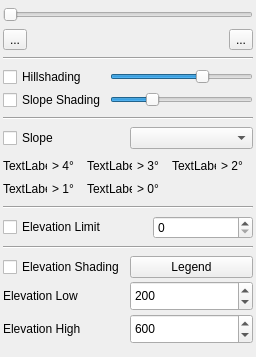
<?xml version="1.0" encoding="UTF-8"?>
<ui version="4.0">
 <class>IDemPropSetup</class>
 <widget class="QWidget" name="IDemPropSetup">
  <property name="geometry">
   <rect>
    <x>0</x>
    <y>0</y>
    <width>256</width>
    <height>357</height>
   </rect>
  </property>
  <property name="windowTitle">
   <string>Form</string>
  </property>
  <layout class="QVBoxLayout" name="verticalLayout">
   <property name="spacing">
    <number>3</number>
   </property>
   <property name="leftMargin">
    <number>3</number>
   </property>
   <property name="topMargin">
    <number>3</number>
   </property>
   <property name="rightMargin">
    <number>3</number>
   </property>
   <property name="bottomMargin">
    <number>3</number>
   </property>
   <item>
    <widget class="QSlider" name="sliderOpacity">
     <property name="toolTip">
      <string>&lt;html&gt;&lt;head/&gt;&lt;body&gt;&lt;p&gt;Change opacity of layer&lt;/p&gt;&lt;/body&gt;&lt;/html&gt;</string>
     </property>
     <property name="orientation">
      <enum>Qt::Orientation::Horizontal</enum>
     </property>
    </widget>
   </item>
   <item>
    <layout class="QHBoxLayout" name="horizontalLayout">
     <property name="spacing">
      <number>3</number>
     </property>
     <item>
      <widget class="QToolButton" name="toolSetMinScale">
       <property name="toolTip">
        <string>Click to use the current zoom as maximum 
zoom-in for use of the DEM data.</string>
       </property>
       <property name="text">
        <string>...</string>
       </property>
       <property name="icon">
        <iconset resource="../resources.qrc">
         <normaloff>:/icons/8x8/bullet_green.png</normaloff>
         <normalon>:/icons/8x8/bullet_red.png</normalon>:/icons/8x8/bullet_green.png</iconset>
       </property>
       <property name="iconSize">
        <size>
         <width>8</width>
         <height>8</height>
        </size>
       </property>
       <property name="checkable">
        <bool>true</bool>
       </property>
      </widget>
     </item>
     <item>
      <widget class="CScaleWidget" name="widgetScale" native="true"/>
     </item>
     <item>
      <widget class="QToolButton" name="toolSetMaxScale">
       <property name="toolTip">
        <string>Click to use the current zoom as maximum 
zoom-out for use of the DEM data.</string>
       </property>
       <property name="text">
        <string>...</string>
       </property>
       <property name="icon">
        <iconset resource="../resources.qrc">
         <normaloff>:/icons/8x8/bullet_green.png</normaloff>
         <normalon>:/icons/8x8/bullet_red.png</normalon>:/icons/8x8/bullet_green.png</iconset>
       </property>
       <property name="iconSize">
        <size>
         <width>8</width>
         <height>8</height>
        </size>
       </property>
       <property name="checkable">
        <bool>true</bool>
       </property>
      </widget>
     </item>
    </layout>
   </item>
   <item>
    <widget class="Line" name="line_3">
     <property name="orientation">
      <enum>Qt::Orientation::Horizontal</enum>
     </property>
    </widget>
   </item>
   <item>
    <layout class="QGridLayout" name="gridLayout_2">
     <property name="spacing">
      <number>3</number>
     </property>
     <item row="1" column="0">
      <widget class="QCheckBox" name="checkHillshading">
       <property name="toolTip">
        <string>Enable relief shading based on aspect and slope,
 and illuminated from NW.</string>
       </property>
       <property name="text">
        <string>Hillshading</string>
       </property>
      </widget>
     </item>
     <item row="1" column="1">
      <widget class="QSlider" name="sliderHillshading">
       <property name="toolTip">
        <string>Move to the right to raise the angle of the light.
 Light comes from NW</string>
       </property>
       <property name="minimum">
        <number>-8</number>
       </property>
       <property name="maximum">
        <number>4</number>
       </property>
       <property name="singleStep">
        <number>2</number>
       </property>
       <property name="pageStep">
        <number>2</number>
       </property>
       <property name="orientation">
        <enum>Qt::Orientation::Horizontal</enum>
       </property>
      </widget>
     </item>
     <item row="2" column="0">
      <widget class="QCheckBox" name="checkSlopeShading">
       <property name="toolTip">
        <string>Enable relief shading based on slope.
 The steeper, the darker.</string>
       </property>
       <property name="text">
        <string>Slope Shading</string>
       </property>
      </widget>
     </item>
     <item row="2" column="1">
      <widget class="QSlider" name="sliderSlopeShading">
       <property name="toolTip">
        <string>Move to the right to increase the scale factor.
 Higher values are better for flatter areas.</string>
       </property>
       <property name="minimum">
        <number>25</number>
       </property>
       <property name="maximum">
        <number>300</number>
       </property>
       <property name="singleStep">
        <number>25</number>
       </property>
       <property name="pageStep">
        <number>25</number>
       </property>
       <property name="value">
        <number>100</number>
       </property>
       <property name="orientation">
        <enum>Qt::Orientation::Horizontal</enum>
       </property>
      </widget>
     </item>
    </layout>
   </item>
   <item>
    <widget class="Line" name="line_4">
     <property name="orientation">
      <enum>Qt::Orientation::Horizontal</enum>
     </property>
    </widget>
   </item>
   <item>
    <layout class="QGridLayout" name="gridLayout_5">
     <item row="0" column="0">
      <widget class="QCheckBox" name="checkSlopeColor">
       <property name="toolTip">
        <string>Enable color shading
 based on slope ranges.</string>
       </property>
       <property name="text">
        <string>Slope </string>
       </property>
      </widget>
     </item>
     <item row="0" column="1">
      <widget class="QComboBox" name="comboGrades">
       <property name="toolTip">
        <string>Select color scheme.</string>
       </property>
       <property name="insertPolicy">
        <enum>QComboBox::InsertPolicy::NoInsert</enum>
       </property>
       <property name="sizeAdjustPolicy">
        <enum>QComboBox::SizeAdjustPolicy::AdjustToContents</enum>
       </property>
      </widget>
     </item>
    </layout>
   </item>
   <item>
    <layout class="QGridLayout" name="gridLayout">
     <property name="spacing">
      <number>3</number>
     </property>
     <item row="0" column="1">
      <widget class="CTinySpinBox" name="spinSlope4">
       <property name="sizePolicy">
        <sizepolicy hsizetype="Minimum" vsizetype="Minimum">
         <horstretch>0</horstretch>
         <verstretch>0</verstretch>
        </sizepolicy>
       </property>
       <property name="maximumSize">
        <size>
         <width>16777215</width>
         <height>20</height>
        </size>
       </property>
       <property name="palette">
        <palette>
         <active>
          <colorrole role="Base">
           <brush brushstyle="SolidPattern">
            <color alpha="0">
             <red>255</red>
             <green>255</green>
             <blue>255</blue>
            </color>
           </brush>
          </colorrole>
         </active>
         <inactive>
          <colorrole role="Base">
           <brush brushstyle="SolidPattern">
            <color alpha="0">
             <red>255</red>
             <green>255</green>
             <blue>255</blue>
            </color>
           </brush>
          </colorrole>
         </inactive>
         <disabled>
          <colorrole role="Base">
           <brush brushstyle="SolidPattern">
            <color alpha="255">
             <red>239</red>
             <green>235</green>
             <blue>231</blue>
            </color>
           </brush>
          </colorrole>
         </disabled>
        </palette>
       </property>
       <property name="wrapping">
        <bool>false</bool>
       </property>
       <property name="frame">
        <bool>false</bool>
       </property>
       <property name="buttonSymbols">
        <enum>QAbstractSpinBox::ButtonSymbols::NoButtons</enum>
       </property>
       <property name="accelerated">
        <bool>false</bool>
       </property>
       <property name="suffix">
        <string>°</string>
       </property>
       <property name="prefix">
        <string>&gt; </string>
       </property>
       <property name="minimum">
        <number>4</number>
       </property>
      </widget>
     </item>
     <item row="0" column="0">
      <widget class="QLabel" name="labelColor5">
       <property name="sizePolicy">
        <sizepolicy hsizetype="Maximum" vsizetype="Preferred">
         <horstretch>0</horstretch>
         <verstretch>0</verstretch>
        </sizepolicy>
       </property>
       <property name="minimumSize">
        <size>
         <width>20</width>
         <height>10</height>
        </size>
       </property>
       <property name="text">
        <string>TextLabel</string>
       </property>
      </widget>
     </item>
     <item row="0" column="2">
      <widget class="QLabel" name="labelColor4">
       <property name="sizePolicy">
        <sizepolicy hsizetype="Maximum" vsizetype="Preferred">
         <horstretch>0</horstretch>
         <verstretch>0</verstretch>
        </sizepolicy>
       </property>
       <property name="minimumSize">
        <size>
         <width>20</width>
         <height>10</height>
        </size>
       </property>
       <property name="text">
        <string>TextLabel</string>
       </property>
      </widget>
     </item>
     <item row="0" column="3">
      <widget class="CTinySpinBox" name="spinSlope3">
       <property name="maximumSize">
        <size>
         <width>16777215</width>
         <height>20</height>
        </size>
       </property>
       <property name="palette">
        <palette>
         <active>
          <colorrole role="Base">
           <brush brushstyle="SolidPattern">
            <color alpha="0">
             <red>255</red>
             <green>255</green>
             <blue>255</blue>
            </color>
           </brush>
          </colorrole>
         </active>
         <inactive>
          <colorrole role="Base">
           <brush brushstyle="SolidPattern">
            <color alpha="0">
             <red>255</red>
             <green>255</green>
             <blue>255</blue>
            </color>
           </brush>
          </colorrole>
         </inactive>
         <disabled>
          <colorrole role="Base">
           <brush brushstyle="SolidPattern">
            <color alpha="255">
             <red>239</red>
             <green>235</green>
             <blue>231</blue>
            </color>
           </brush>
          </colorrole>
         </disabled>
        </palette>
       </property>
       <property name="frame">
        <bool>false</bool>
       </property>
       <property name="buttonSymbols">
        <enum>QAbstractSpinBox::ButtonSymbols::NoButtons</enum>
       </property>
       <property name="suffix">
        <string>°</string>
       </property>
       <property name="prefix">
        <string>&gt; </string>
       </property>
       <property name="minimum">
        <number>3</number>
       </property>
       <property name="maximum">
        <number>98</number>
       </property>
      </widget>
     </item>
     <item row="2" column="0">
      <widget class="QLabel" name="labelColor2">
       <property name="sizePolicy">
        <sizepolicy hsizetype="Maximum" vsizetype="Preferred">
         <horstretch>0</horstretch>
         <verstretch>0</verstretch>
        </sizepolicy>
       </property>
       <property name="minimumSize">
        <size>
         <width>20</width>
         <height>10</height>
        </size>
       </property>
       <property name="text">
        <string>TextLabel</string>
       </property>
      </widget>
     </item>
     <item row="2" column="1">
      <widget class="CTinySpinBox" name="spinSlope1">
       <property name="maximumSize">
        <size>
         <width>16777215</width>
         <height>20</height>
        </size>
       </property>
       <property name="palette">
        <palette>
         <active>
          <colorrole role="Base">
           <brush brushstyle="SolidPattern">
            <color alpha="0">
             <red>255</red>
             <green>255</green>
             <blue>255</blue>
            </color>
           </brush>
          </colorrole>
         </active>
         <inactive>
          <colorrole role="Base">
           <brush brushstyle="SolidPattern">
            <color alpha="0">
             <red>255</red>
             <green>255</green>
             <blue>255</blue>
            </color>
           </brush>
          </colorrole>
         </inactive>
         <disabled>
          <colorrole role="Base">
           <brush brushstyle="SolidPattern">
            <color alpha="255">
             <red>239</red>
             <green>235</green>
             <blue>231</blue>
            </color>
           </brush>
          </colorrole>
         </disabled>
        </palette>
       </property>
       <property name="frame">
        <bool>false</bool>
       </property>
       <property name="buttonSymbols">
        <enum>QAbstractSpinBox::ButtonSymbols::NoButtons</enum>
       </property>
       <property name="suffix">
        <string>°</string>
       </property>
       <property name="prefix">
        <string>&gt; </string>
       </property>
       <property name="minimum">
        <number>1</number>
       </property>
       <property name="maximum">
        <number>96</number>
       </property>
      </widget>
     </item>
     <item row="0" column="4">
      <widget class="QLabel" name="labelColor3">
       <property name="sizePolicy">
        <sizepolicy hsizetype="Maximum" vsizetype="Preferred">
         <horstretch>0</horstretch>
         <verstretch>0</verstretch>
        </sizepolicy>
       </property>
       <property name="minimumSize">
        <size>
         <width>20</width>
         <height>10</height>
        </size>
       </property>
       <property name="text">
        <string>TextLabel</string>
       </property>
      </widget>
     </item>
     <item row="0" column="5">
      <widget class="CTinySpinBox" name="spinSlope2">
       <property name="maximumSize">
        <size>
         <width>16777215</width>
         <height>20</height>
        </size>
       </property>
       <property name="palette">
        <palette>
         <active>
          <colorrole role="Base">
           <brush brushstyle="SolidPattern">
            <color alpha="0">
             <red>255</red>
             <green>255</green>
             <blue>255</blue>
            </color>
           </brush>
          </colorrole>
         </active>
         <inactive>
          <colorrole role="Base">
           <brush brushstyle="SolidPattern">
            <color alpha="0">
             <red>255</red>
             <green>255</green>
             <blue>255</blue>
            </color>
           </brush>
          </colorrole>
         </inactive>
         <disabled>
          <colorrole role="Base">
           <brush brushstyle="SolidPattern">
            <color alpha="255">
             <red>239</red>
             <green>235</green>
             <blue>231</blue>
            </color>
           </brush>
          </colorrole>
         </disabled>
        </palette>
       </property>
       <property name="frame">
        <bool>false</bool>
       </property>
       <property name="buttonSymbols">
        <enum>QAbstractSpinBox::ButtonSymbols::NoButtons</enum>
       </property>
       <property name="suffix">
        <string>°</string>
       </property>
       <property name="prefix">
        <string>&gt; </string>
       </property>
       <property name="minimum">
        <number>2</number>
       </property>
       <property name="maximum">
        <number>97</number>
       </property>
      </widget>
     </item>
     <item row="2" column="2">
      <widget class="QLabel" name="labelColor1">
       <property name="sizePolicy">
        <sizepolicy hsizetype="Maximum" vsizetype="Preferred">
         <horstretch>0</horstretch>
         <verstretch>0</verstretch>
        </sizepolicy>
       </property>
       <property name="minimumSize">
        <size>
         <width>20</width>
         <height>10</height>
        </size>
       </property>
       <property name="text">
        <string>TextLabel</string>
       </property>
      </widget>
     </item>
     <item row="2" column="3">
      <widget class="CTinySpinBox" name="spinSlope0">
       <property name="maximumSize">
        <size>
         <width>16777215</width>
         <height>20</height>
        </size>
       </property>
       <property name="palette">
        <palette>
         <active>
          <colorrole role="Base">
           <brush brushstyle="SolidPattern">
            <color alpha="0">
             <red>255</red>
             <green>255</green>
             <blue>255</blue>
            </color>
           </brush>
          </colorrole>
         </active>
         <inactive>
          <colorrole role="Base">
           <brush brushstyle="SolidPattern">
            <color alpha="0">
             <red>255</red>
             <green>255</green>
             <blue>255</blue>
            </color>
           </brush>
          </colorrole>
         </inactive>
         <disabled>
          <colorrole role="Base">
           <brush brushstyle="SolidPattern">
            <color alpha="255">
             <red>239</red>
             <green>235</green>
             <blue>231</blue>
            </color>
           </brush>
          </colorrole>
         </disabled>
        </palette>
       </property>
       <property name="frame">
        <bool>false</bool>
       </property>
       <property name="buttonSymbols">
        <enum>QAbstractSpinBox::ButtonSymbols::NoButtons</enum>
       </property>
       <property name="suffix">
        <string>°</string>
       </property>
       <property name="prefix">
        <string>&gt; </string>
       </property>
       <property name="maximum">
        <number>95</number>
       </property>
      </widget>
     </item>
    </layout>
   </item>
   <item>
    <widget class="Line" name="line_2">
     <property name="orientation">
      <enum>Qt::Orientation::Horizontal</enum>
     </property>
    </widget>
   </item>
   <item>
    <layout class="QGridLayout" name="gridLayout_3">
     <item row="0" column="1">
      <widget class="QSpinBox" name="spinBoxElevationLimit">
       <property name="sizePolicy">
        <sizepolicy hsizetype="Minimum" vsizetype="Fixed">
         <horstretch>0</horstretch>
         <verstretch>0</verstretch>
        </sizepolicy>
       </property>
       <property name="minimumSize">
        <size>
         <width>30</width>
         <height>0</height>
        </size>
       </property>
       <property name="maximumSize">
        <size>
         <width>100</width>
         <height>16777215</height>
        </size>
       </property>
       <property name="maximum">
        <number>99999</number>
       </property>
       <property name="singleStep">
        <number>50</number>
       </property>
      </widget>
     </item>
     <item row="0" column="0">
      <widget class="QCheckBox" name="checkElevationLimit">
       <property name="enabled">
        <bool>true</bool>
       </property>
       <property name="sizePolicy">
        <sizepolicy hsizetype="Minimum" vsizetype="Fixed">
         <horstretch>0</horstretch>
         <verstretch>0</verstretch>
        </sizepolicy>
       </property>
       <property name="toolTip">
        <string>Tint areas above the given elevation.</string>
       </property>
       <property name="text">
        <string>Elevation Limit</string>
       </property>
      </widget>
     </item>
    </layout>
   </item>
   <item>
    <widget class="Line" name="line">
     <property name="orientation">
      <enum>Qt::Orientation::Horizontal</enum>
     </property>
    </widget>
   </item>
   <item>
    <layout class="QGridLayout" name="gridLayout_4" rowstretch="0,0,0" columnstretch="0,0">
     <item row="1" column="1">
      <widget class="QSpinBox" name="spinBoxElevationShadeLimitLow">
       <property name="minimumSize">
        <size>
         <width>30</width>
         <height>30</height>
        </size>
       </property>
       <property name="toolTip">
        <string>Lower elevation to be colored.</string>
       </property>
       <property name="minimum">
        <number>-12000</number>
       </property>
       <property name="maximum">
        <number>9000</number>
       </property>
       <property name="value">
        <number>200</number>
       </property>
      </widget>
     </item>
     <item row="1" column="0">
      <widget class="QLabel" name="label">
       <property name="sizePolicy">
        <sizepolicy hsizetype="Minimum" vsizetype="Fixed">
         <horstretch>0</horstretch>
         <verstretch>0</verstretch>
        </sizepolicy>
       </property>
       <property name="toolTip">
        <string>Lower elevation to be colored.</string>
       </property>
       <property name="text">
        <string>Elevation Low</string>
       </property>
      </widget>
     </item>
     <item row="2" column="1">
      <widget class="QSpinBox" name="spinBoxElevationShadeLimitHi">
       <property name="minimumSize">
        <size>
         <width>30</width>
         <height>30</height>
        </size>
       </property>
       <property name="toolTip">
        <string>Higher elevation to be colored.</string>
       </property>
       <property name="minimum">
        <number>-12000</number>
       </property>
       <property name="maximum">
        <number>9000</number>
       </property>
       <property name="value">
        <number>600</number>
       </property>
      </widget>
     </item>
     <item row="0" column="0">
      <widget class="QCheckBox" name="checkElevationShading">
       <property name="toolTip">
        <string>Enable color shading
 based on elevation.</string>
       </property>
       <property name="text">
        <string>Elevation Shading</string>
       </property>
      </widget>
     </item>
     <item row="2" column="0">
      <widget class="QLabel" name="label_2">
       <property name="sizePolicy">
        <sizepolicy hsizetype="Minimum" vsizetype="Fixed">
         <horstretch>0</horstretch>
         <verstretch>0</verstretch>
        </sizepolicy>
       </property>
       <property name="toolTip">
        <string>Higher elevation to be colored.</string>
       </property>
       <property name="text">
        <string>Elevation High</string>
       </property>
      </widget>
     </item>
     <item row="0" column="1">
      <widget class="QPushButton" name="showElevationShadeScale">
       <property name="toolTip">
        <string>Enable / Disable elevation legend.</string>
       </property>
       <property name="text">
        <string>Legend</string>
       </property>
       <property name="checkable">
        <bool>true</bool>
       </property>
       <property name="checked">
        <bool>false</bool>
       </property>
      </widget>
     </item>
    </layout>
   </item>
  </layout>
 </widget>
 <customwidgets>
  <customwidget>
   <class>CScaleWidget</class>
   <extends>QWidget</extends>
   <header>widgets/CScaleWidget.h</header>
   <container>1</container>
  </customwidget>
  <customwidget>
   <class>CTinySpinBox</class>
   <extends>QSpinBox</extends>
   <header>widgets/CTinySpinBox.h</header>
  </customwidget>
 </customwidgets>
 <resources>
  <include location="../resources.qrc"/>
 </resources>
 <connections/>
</ui>
